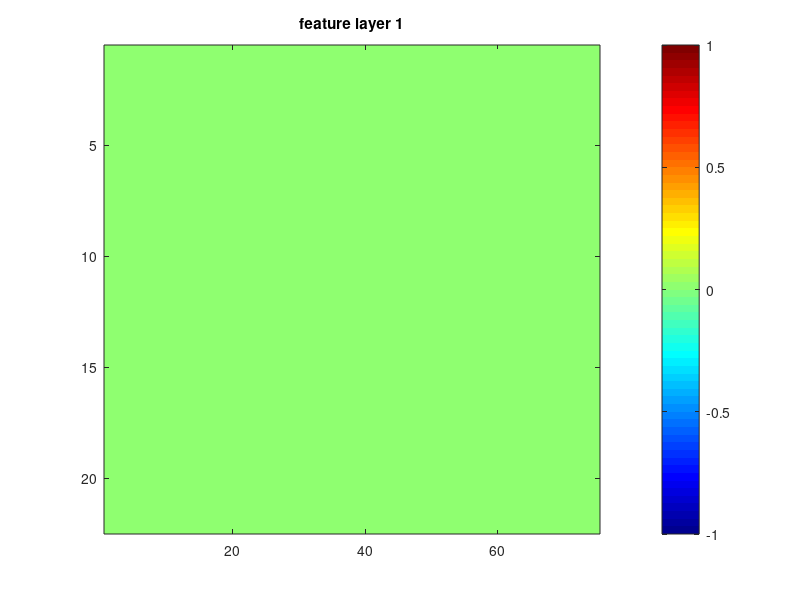
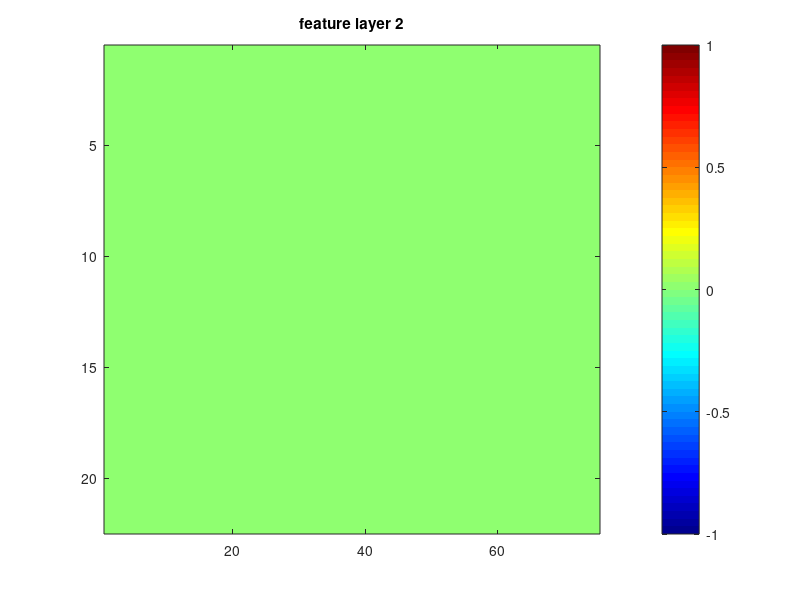
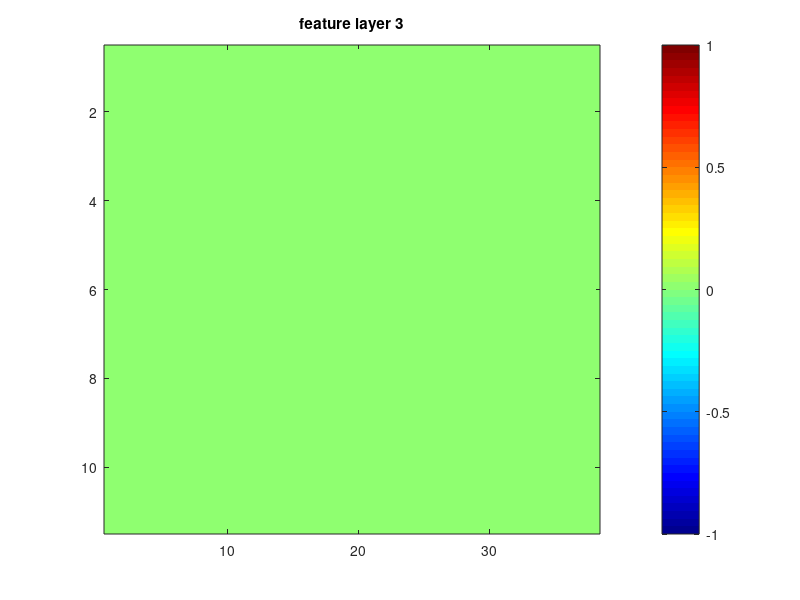
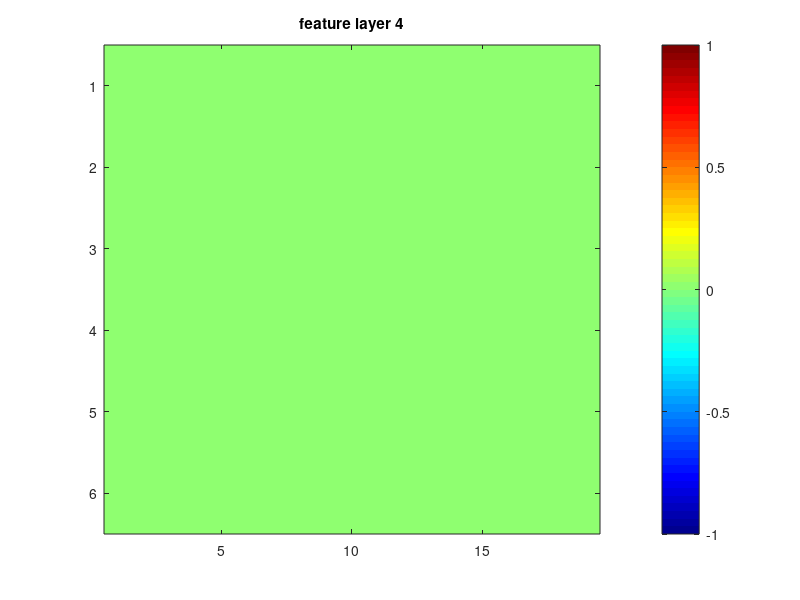

These charts were generated, in order, by the following MATLAB code:
clc; clear; close all;
disp('===== Parsing <anchors>.txt and generate statistical results =====');

threshold = 0.5;
anchors_dir = './anchors_all/';
feature_map_height = [22 22 11 6 3 1];
feature_map_width = [75 75 38 19 10 5];
%anchors_per_location = [4 6 6 6];
% anchors_dir = './anchors/';
%feature_map_height = [30 15 8 4 2 1];
%feature_map_width = [40 20 10 5 3 2];
anchors_per_location = [4 6 6 6 4 4];
num_anchors = sum(feature_map_height .* feature_map_width .* anchors_per_location);
activated_anchors = zeros(num_anchors, 1);
files = dir(strcat(anchors_dir, '*.txt'));
imagenum = 32;  % number of the image
mode = 0;   % 0 - parse anchors, 1 - demo

% demo mode, show valid anchors, only parse one file
if mode == 1
    filename = sprintf('%06d.txt',imagenum);
    anchor_file = strcat(anchors_dir, filename);
    f = fopen(anchor_file);             
    anchors = textscan(f,'%f %f %f %f %f %f %f', 'delimiter', ',');
    fclose(f);
    index = anchors{1,1};
    cls_id = anchors{1,2};
    score = anchors{1,3};
    ax = anchors{1,4};
    ay = anchors{1,5};
    aw = anchors{1,6};
    ah = anchors{1,7};

    % get valid anchors
    valid_index = index(score > threshold);     % find anchors with score > threshold
    valid_index = valid_index + 1;              % change from 0-indexed to 1-indexed (range from 1 to #anchors)
    activated_anchors(valid_index) = activated_anchors(valid_index) + 1;
    valid_x = ax(valid_index);
    valid_y = ay(valid_index);
    valid_w = aw(valid_index);
    valid_h = ah(valid_index);
    valid_score = score(valid_index);
    
    % load image
    root_dir = '../../data/kitti/data_object_image_2';
    data_set = 'training';
    cam = 2;
    image_dir = fullfile(root_dir,[data_set '/image_' num2str(cam)]);
    img = imread(sprintf('%s/%06d.png',image_dir,imagenum));
    height = size(img, 1);
    width = size(img, 2);
    center_x = round(valid_x .* width);
    center_y = round(valid_y .* height);
    ww = round(valid_w .* width ./ 2);
    hh = round(valid_h .* height ./ 2);
    

    imshow(img);hold on;
    num_anchs_on_layer = feature_map_height .* feature_map_width .* anchors_per_location;
    num_anchs = cumsum(num_anchs_on_layer);
    for i = 1:size(valid_index,1)
        pos = [center_x-ww, center_y-hh, 2*ww, 2*hh];
        colors = ['r', 'g', 'b', 'y'];
        if valid_index(i) <= num_anchs(1)
            color = colors(1);
        elseif valid_index(i) <= num_anchs(2)
            color = colors(2);
        elseif valid_index(i) <= num_anchs(3)
            color = colors(3);
        else
            color = colors(4);
        end
        rect = rectangle('Position', pos(i,:), 'EdgeColor', color, 'LineWidth', 2);
%         label_text = sprintf('%.2f', valid_score(i));
%         txt = text(center_x(i),center_y(i)-hh(i)-6,label_text,'color','g',...
%             'BackgroundColor','k','HorizontalAlignment','center',...
%             'VerticalAlignment','bottom','FontWeight','bold',...
%             'FontSize',8);
%         pause(0.2);
%         delete(rect); delete(txt);
    end
    
    return
end

% get frequences of activated anchors
counter = 0;
for file = files'
    if mod(counter, 50) == 0
        sprintf('Processing %d files...', counter+1)
    end
    anchor_file = strcat(anchors_dir, file.name);
    f = fopen(anchor_file);             
    anchors = textscan(f,'%f %f %f %f %f %f %f', 'delimiter', ',');
    fclose(f);
    index = anchors{1,1};
    cls_id = anchors{1,2};
    score = anchors{1,3};
    ax = anchors{1,4};
    ay = anchors{1,5};
    aw = anchors{1,6};
    ah = anchors{1,7};

    valid_index = index(score > threshold);     % find anchors with score > threshold
    valid_index = valid_index + 1;              % change from 0-indexed to 1-indexed (range from 1 to #anchors)
    activated_anchors(valid_index) = activated_anchors(valid_index) + 1;
    counter = counter + 1;
end


% generate heatmap
i = 1;
freq_map = cell(1,size(feature_map_height, 2));
for scale_ind = 1:size(feature_map_height, 2)
    feature_h = feature_map_height(scale_ind);
    feature_w = feature_map_width(scale_ind);
    freq_map{1,scale_ind} = zeros(feature_h, feature_w);
    anchs_per_loc = anchors_per_location(scale_ind);
    for r = 1:feature_h
        for c = 1:feature_w
            for a = 1:anchs_per_loc
                freq_map{1,scale_ind}(r,c) = freq_map{1,scale_ind}(r,c) + activated_anchors(i);
                i = i + 1;
            end
        end
    end
end

for scale_ind = 1:size(feature_map_height, 2)
    figure;
    colormap('jet');
    imagesc(freq_map{1,scale_ind});
    %daspect([1 2 1]);
    colorbar;
    title(sprintf('feature layer %d', scale_ind));
    set(gcf,'units','points','position',[0,0,600,200])
end

